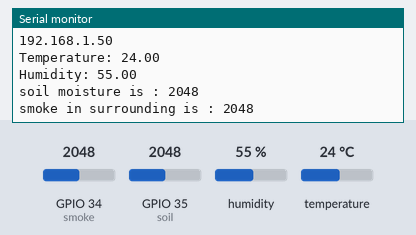
Recording of a sketch running on a simulated ESP32. Shown: the last lines printed to the serial monitor. The inputs (shaded band) are chosen by the test bench; at power-on: humidity 55 %, GPIO 34 (smoke) = 2048, GPIO 35 (soil) = 2048, temperature 24 °C. WiFi joins after 1.5 s; servers stay silent unless stated.

Above: at 2.8 s.
2.9 s: humidity set to 22 %
At 5.9 s:
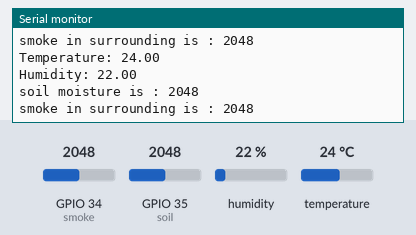
7.0 s: GPIO 34 (smoke) set to 2866
At 9.1 s:
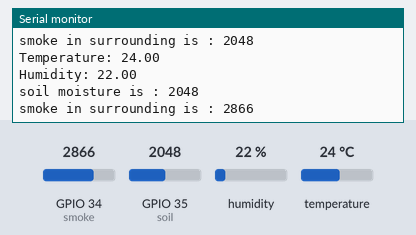
11.1 s: GPIO 35 (soil) set to 2866
At 12.4 s:
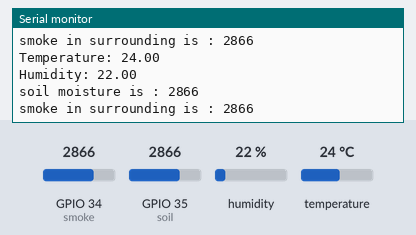
15.2 s: temperature set to 12 °C
19.3 s: GPIO 34 (smoke) set to 3972
At 22.1 s:
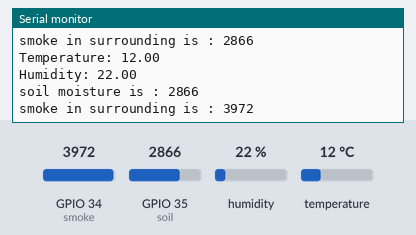
23.4 s: GPIO 35 (soil) set to 3972
At 25.4 s:
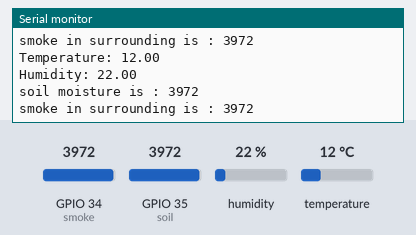
Timing chart, 0 to 26.9 s (numbered marks = the images above; inputs shaded):
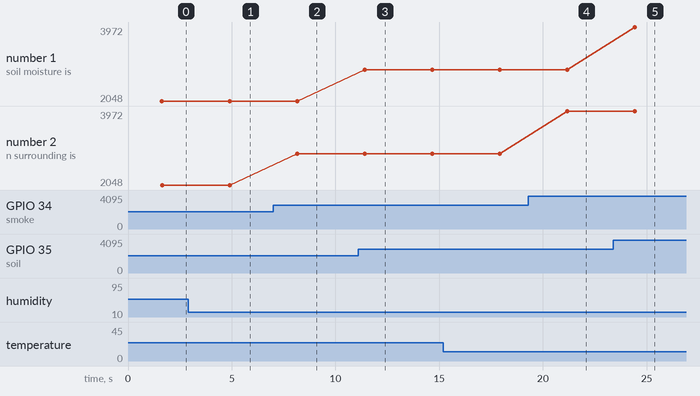

The sketch:

thingspeak_sensor_data_code.ino
```cpp
// #include <ESP8266WiFi.h>
#include <WiFi.h>
#include <DHT.h>
#include <ThingSpeak.h>
// #include <Servo.h>

const char *ssid =  "oppo";
const char *pass =  "12345678";

// Servo s1;
// Servo s2;

int soil = 35;
int smoke = 34;

DHT dht(5, DHT11);

WiFiClient client;

long myChannelNumber = 2293566;
const char myWriteAPIKey[] = "BVUB1HCNY79EVNEH";

void setup() {
  // put your setup code here, to run once:
  Serial.begin(9600);
  WiFi.begin(ssid, pass);
  while(WiFi.status() != WL_CONNECTED)
  {
    delay(200);
    Serial.print("..");
  }
  Serial.println();
  Serial.println("NodeMCU is connected!");
  Serial.println(WiFi.localIP());
  dht.begin();
  ThingSpeak.begin(client);
}

void loop() {
  // put your main code here, to run repeatedly:
  float h = dht.readHumidity();
  float t = dht.readTemperature();
  int smokesensor = analogRead(smoke);
  int soilsensor = analogRead(soil);
  Serial.println("Temperature: " + (String) t);
  Serial.println("Humidity: " + (String) h);
  Serial.println("soil moisture is : " + (String) soilsensor);
  Serial.println("smoke in surrounding is : " + (String) smokesensor);
  ThingSpeak.writeField(myChannelNumber, 1, t, myWriteAPIKey);
  ThingSpeak.writeField(myChannelNumber, 2, h, myWriteAPIKey);
  ThingSpeak.writeField(myChannelNumber, 3, smokesensor, myWriteAPIKey);
  ThingSpeak.writeField(myChannelNumber, 4, soilsensor, myWriteAPIKey);
  delay(2000);

}
```

Measured:
- after the input at 2.9 s, the serial monitor: prints a new line after 2.0 s (image 1)
- after the input at 7.0 s, the serial monitor: prints a new line after 1.2 s (image 2)
- after the input at 11.1 s, the serial monitor: prints a new line after 0.31 s (image 3)
- after the input at 19.3 s, the serial monitor: prints a new line after 1.9 s (image 4)
- after the input at 23.4 s, the serial monitor: prints a new line after 1.0 s (image 5)
- plotted number 2: 2048 → 2866 after the input at 7.0 s, 2866 → 3972 after the input at 19.3 s
